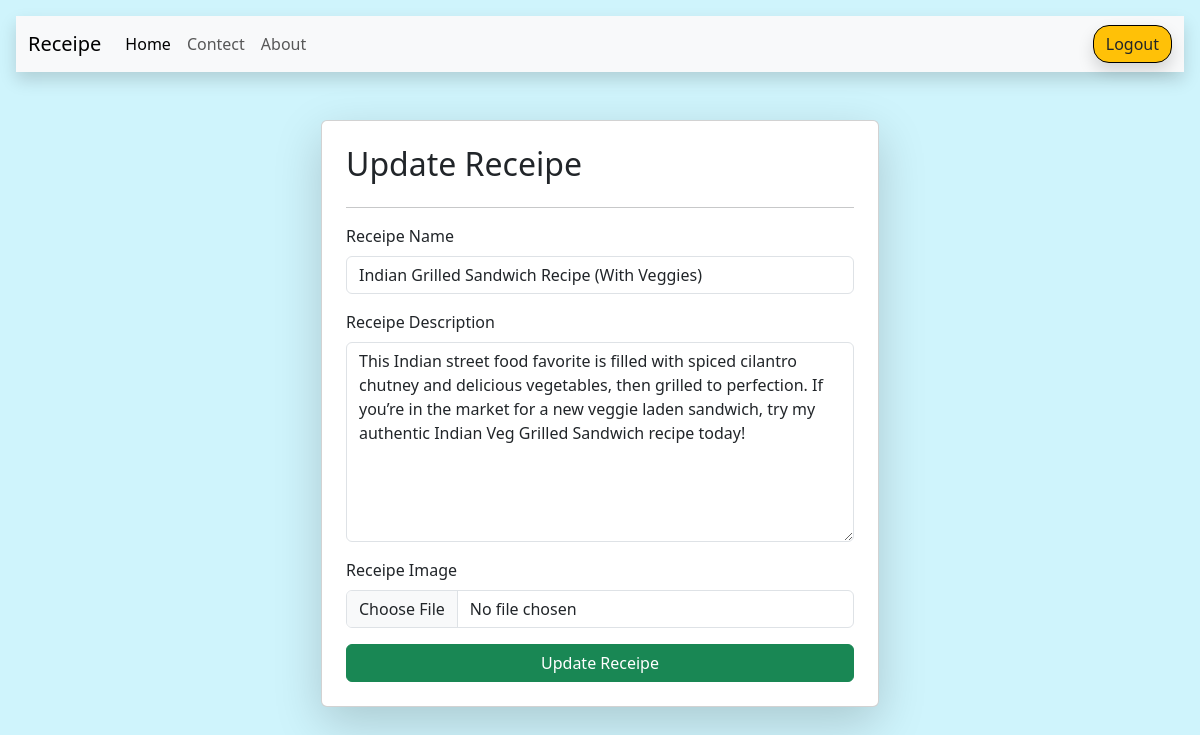
The app's page /update-reseipe/21/ (signed in) with its own data.
### vege/models.py (models this page shows, shortened)
class Recipe(models.Model):
    user = models.ForeignKey(User, on_delete=models.SET_NULL, null=True, blank=True)
    recipe_name = models.CharField(max_length=100)
    recipe_desription = models.TextField()
    recipe_img = models.ImageField(upload_to="recipe")

### vege/views.py (the view, shortened to what this page needs)
# urls.py: path("update-reseipe/<int:id>/", update_receipe, name="Update receipe"),
@login_required(login_url="/login/")
def update_receipe(request, id):
    x = Recipe.objects.get(id=id)
    context = {"Update": x, "title": "Update Receipe"}
    return render(request, "update_receipe.html", context)

### vege/templates/update_receipe.html (shortened to what this page needs)
{% extends "base.html" %}
{% block body %}
<div class=" container">
    <form method="post" class="col-6 mx-auto card p-4 shadow-lg" enctype="multipart/form-data">
        <h2>Update Receipe</h2>
        <hr>
        <div class="mb-3">
            <label class="form-label">Receipe Name</label>
            <input name="recipe_name" required type="text" class="form-control " value="{{Update.recipe_name}}">
        </div>
        <div class="mb-3">
            <label class="form-label">Receipe Description</label>
            <textarea name="recipe_desription" required class="form-control "
                style="height: 200px;">{{Update.recipe_desription}}</textarea>
        </div>
        <div class="mb-3">
            <label class="form-label">Receipe Image</label>
            <input name="recipe_img" type="file" class="form-control " value="{{Update.recipe_img}}">
        </div>
        <button type="submit" class="btn btn-success">Update Receipe</button>
    </form>
</div>
{% endblock %}

### records on screen
Recipe: recipe_name "Indian Grilled Sandwich Recipe (With Veggies)", recipe_desription "This Indian street food favorite is filled with spiced cilantro chutney and delicious vegetables, then grilled to perfection. If you’re in the market for a new veggie laden sandwich, try my authentic Indian Veg Grilled Sandwich recipe today!"
